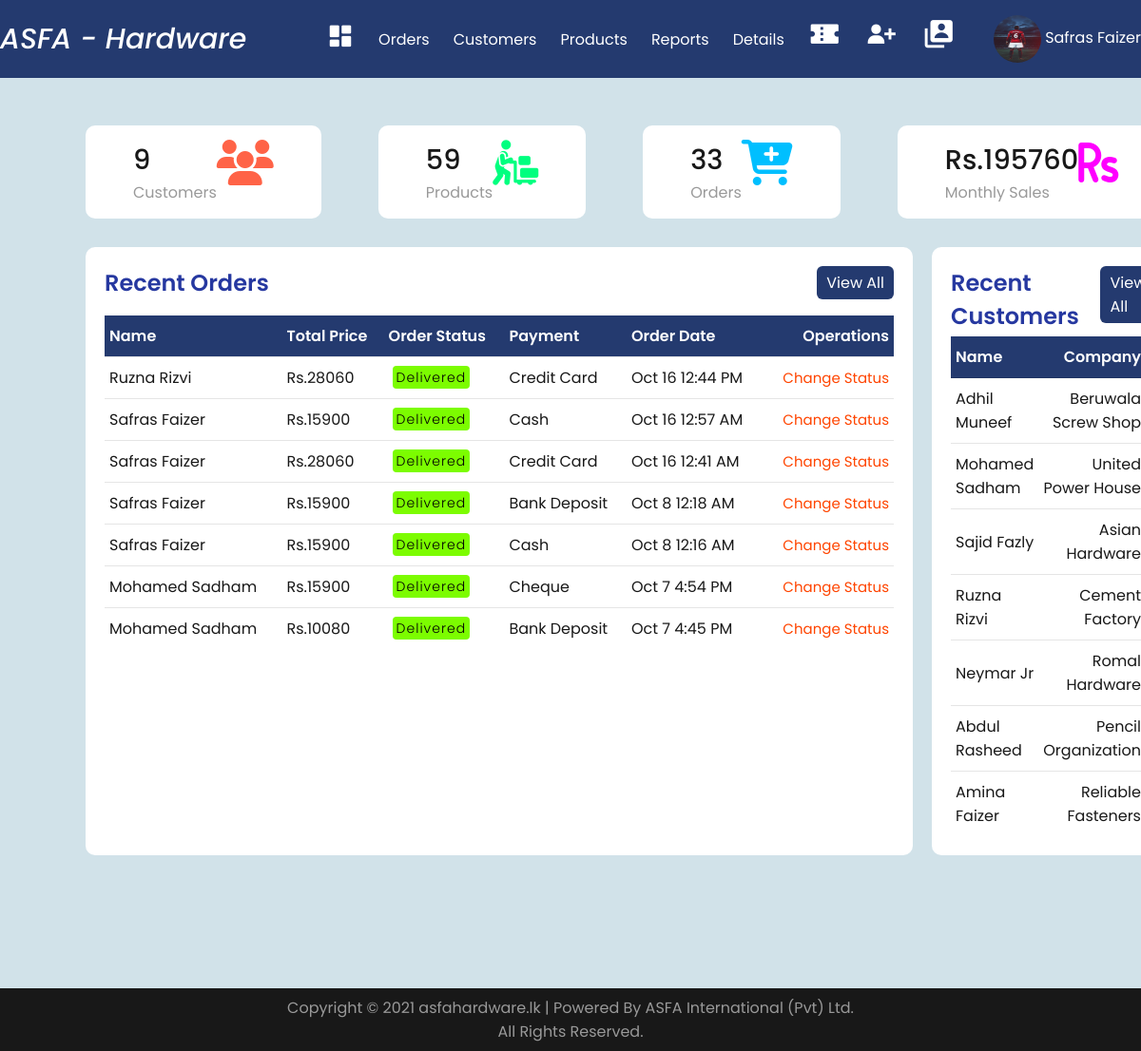
The page /Admin/Dashboard.php (signed in) on the database its author committed.
### tables this page shows
CREATE TABLE `orders` (
  `order_id` int(11) NOT NULL,
  `customer_id` int(11) NOT NULL,
  `total_price` decimal(40,0) NOT NULL,
  `order_status` varchar(70) NOT NULL,
  `payment_method` varchar(70) NOT NULL,
  `delivery_id` int(11) DEFAULT NULL,
  `delivery_address` varchar(500) NOT NULL,
  `payment_image` varchar(900) DEFAULT NULL,
  `order_datetime` datetime NOT NULL DEFAULT current_timestamp()
);

CREATE TABLE `customer` (
  `customer_id` int(11) NOT NULL,
  `name` text NOT NULL,
  `mobile_number` char(100) NOT NULL,
  `email` varchar(55) NOT NULL,
  `company` varchar(40) NOT NULL,
  `address` varchar(500) NOT NULL,
  `address2` varchar(400) NOT NULL,
  `city` varchar(70) NOT NULL,
  `zipcode` int(60) NOT NULL,
  `password` varchar(55) NOT NULL,
  `status` varchar(100) NOT NULL,
  `Registered_Time` datetime NOT NULL DEFAULT current_timestamp()
);

### Admin/Dashboard.php (the view, shortened to what this page needs)
<?php
include_once("Includes/connect.php");
?>
<html>
<head>
<?php include 'Includes/Navigation.php'; ?>
<link rel="stylesheet" type="text/css" href="your_website_domain/css_root/flaticon.css">
<link rel="stylesheet" href="https://cdn.jsdelivr.net/npm/@fortawesome/fontawesome-free@5.15.3/css/fontawesome.min.css">
<link rel="stylesheet" href="./css/Style.css" />
<link rel="stylesheet" href="./css/flaticon.css" />
</head>
<body>
<div class="cardBox">
    <div class="card">
        <div>
            <?php
        $sql = "SELECT COUNT(customer_id) AS NumberOfCustomers FROM customer";
        $result = mysqli_query($conn, $sql);
        $row = mysqli_fetch_assoc($result);
        ?>
            <div class="numbers"><?php echo $row["NumberOfCustomers"] ?></div>
            <a href="../Admin/Customers.php" class="cardName">Customers</a>
        </div>
        <div class="iconBox">
        <i style="color: #FF6347;" class="fas fa-users"></i>
        </div>
    </div>
    <div class="card">
        <div>
        <?php
        $sql = "SELECT Count(product_id) AS TotalProducts FROM product;";
        $result = mysqli_query($conn, $sql);
        $row = mysqli_fetch_assoc($result);
        ?>
           <div class="numbers"><?php echo $row["TotalProducts"] ?></div>
           <a href="../Admin/Products.php" class="cardName">Products</a>
        </div>
        <div class="iconBox">
        <i style="color: #00FF7F;" class="flaticon-screws"></i>
        </div>
    </div>
    <div class="card">
        <div>
        <?php
        $sql = "SELECT COUNT(order_id) AS NumberOfOrders FROM orders";
        $result = mysqli_query($conn, $sql);
        $row = mysqli_fetch_assoc($result);
        ?>
            <div class="numbers"><?php echo $row["NumberOfOrders"] ?></div>
            <a href="../Admin/Orders.php" class="cardName">Orders</a>
        </div>
        <div class="iconBox">
        <i style="color: #00BFFF;" class="fas fa-cart-plus"></i>
        </div>
    </div>
    <div class="card">
        <div>
        <?php
        $sql = "SELECT SUM(total_price) AS Total FROM orders WHERE order_status = 'Delivered' Group by Month(order_datetime) desc";
        $result = mysqli_query($conn, $sql);
        $row = mysqli_fetch_assoc($result);
        ?>
            <div class="numbers">Rs.<?php echo $row["Total"] ?></div>
            <a href="Sales_Report.php" class="cardName">Monthly Sales</a>
        </div>
        <div class="iconBox">
        <i style="color: #FF00FF;" class="fas fa-rupee-sign"></i>
        </div>
    </div>
</div>
<div class="details">
     <div class="recentOrders">
       <div class="cardHeader">
           <h2>Recent Orders</h2>
           <a href="../Admin/Orders.php" class="btn">View All</a>
       </div>
       <table>
           <thead>
               <tr style="background: #243a6f;">
                   <td style="color: white;">Name</td>
                   <td style="color: white;">Total Price</td>
                   <td style="color: white;">Order Status</td>
                   <td style="color: white;">Payment</td>
                   <td style="color: white;">Order Date</td>
                   <td style="color: white;">Operations</td>
               </tr>
           </thead>
           <tbody>
           <?php
    $sql = "SELECT * FROM orders JOIN customer ON orders.customer_id=customer.customer_id ORDER BY `orders`.`order_id` DESC LIMIT 7";
    $result = mysqli_query($conn, $sql);
    if (mysqli_num_rows($result) > 0) {
        while($row = mysqli_fetch_assoc($result)) {
            ?>
         <tr>
            <td><?php echo $row["name"]?></td>
            <td>Rs.<?php echo $row["total_price"] ?></td>
            <td>
                <span class="status"><?php if($row["order_status"] == 'Cancelled'){?>
                <span style="background:#FF0000; border-radius: 4px; padding: 2px 4px;"><?php echo $row["order_status"] ?></span><?php } ?>
                <?php if($row["order_status"] == 'Delivered'){?>
                <span style="background:#7CFC00;  border-radius: 4px; padding: 2px 4px;"><?php echo $row["order_status"] ?></span><?php } ?>
                <?php if($row["order_status"] == 'Order Placed'){?>
                <span style="background:#00BFFF;  border-radius: 4px; padding: 2px 4px;"><?php echo $row["order_status"] ?></span><?php } ?></span>
            </td>
            <td><?php echo $row["payment_method"] ?></td>
            <td><?php echo date('M j g:i A', strtotime($row["order_datetime"]));?></td>
            <td><a href='Order_Process.php?id=<?php echo $row["order_id"] ?>'>Change Status</a>
        </tr>
               <?php
        }
      } else {
        echo "0 results";
      }
?>
           </tbody>
       </table>
     </div>
     <div class="recentCustomers">
     <div class="cardHeader">
           <h2>Recent Customers</h2>
           <a href="../Admin/Customers.php" class="btn">View All</a>
       </div>
       <table>
           <thead>
               <tr style="background: #243a6f;">
                   <td style="color: white;">Name</td>
                   <td style="color: white;">Company</td>
               </tr>
           </thead>
           <tbody>
           <?php
    $sql = "SELECT * FROM customer ORDER BY `customer`.`customer_id` DESC LIMIT 7";
    $result = mysqli_query($conn, $sql);
    if (mysqli_num_rows($result) > 0) {
        while($row = mysqli_fetch_assoc($result)) {
            ?>
               <tr>
               <td><?php echo $row["name"] ?></td>
            <td><?php echo $row["company"] ?></td>
               </tr>
               <?php
        }
      } else {
        echo "0 results";
      }
?>
           </tbody>
       </table>
     </div>
</div>
<br>
<?php include 'Includes/Footer.php'; ?>
</body>
</html>

### Admin/Includes/Navigation.php (shortened to what this page needs)
<?php
include_once("Includes/connect.php");
?>
<!DOCTYPE html>
<html lang="en">
<head>
  <link rel="stylesheet" href="https://cdn.jsdelivr.net/npm/boxicons@latest/css/boxicons.min.css" />
  <link rel="stylesheet" href="../Admin/CSS/Style.css" />
</head>
<body>
    <header id="home" class="header">
      <nav class="nav">
        <div class="navigation container">
          <div class="logo">
            <h1>ASFA - Hardware</h1>
          </div>
          <div class="menu">
            <ul class="nav-list">
            <li class="nav-item">
                <a href="Dashboard.php" class="nav-link icon"><i class='bx bxs-dashboard'></i></a>
              </li>
              <li class="nav-item">
                <a href="Orders.php" class="nav-link">Orders</a>
              </li>
              <li class="nav-item">
                <a href="Customers.php" class="nav-link">Customers</a>
              </li>
              <li class="nav-item">
                <a href="Products.php" class="nav-link">Products</a>
              </li>
              <li class="nav-item">
                <a href="Reports.php" class="nav-link">Reports</a>
              </li>
              <li class="nav-item">
                <a href="Delivery_Details.php" class="nav-link">Details</a>
              </li>
              <li class="nav-item">
                <a href="Coupon.php" class="nav-link icon"><i style="font-size:3.5rem;" class='bx bxs-coupon'></i></a>
              </li>
              <li class="nav-item">
                <a href="Create_Accounts.php" class="nav-link icon"><i style="font-size:3.5rem;" class='bx bxs-user-plus'></i></a>
              </li>
              <li class="nav-item">
                <a href="Admin_Profile.php" class="nav-link icon"><i style="font-size:3.5rem;" class='bx bxs-user-account'></i></a>
              </li>
              <li class="nav-item">
                <a href="#" class="nav-link"></a>
              </li>
              <div class="right">
              <ul>
              <li>
              <?php
              $a_id = $_SESSION['adminid'];
              $sql = "SELECT * FROM admin where admin_id='$a_id'";
              $result = mysqli_query($conn, $sql);
              while($row = mysqli_fetch_assoc($result)) {
              ?>
              <img src="../Admin/<?php echo  $row['admin_image'] ?>" alt="" class="avatar">
              <?php } ?>
              <span class="nav-link"><?php echo $_SESSION['admin'];?></span>
            </ul>
          </div>
        </div>
      </nav>
</body>
</html>

### Admin/CSS/Style.css (style rules this page uses)
*, *::before, *::after { margin: 0; padding: 0; box-sizing: inherit; }
html { box-sizing: border-box; font-size: 62.5%; }
body { font-family: 'Poppins', sans-serif; font-size: 1.6rem; font-weight: 400; background-color: #fff; color: #2638a0; position: relative; z-index: 1; }
h1,h2,h3,h4 { font-weight: 500; }
a { color: inherit; text-decoration: none; }
img { max-width: 100%; }
li { list-style-type: none; }
.container { max-width: 120rem; margin: 0 auto; }
.header { position: relative; width: 100%; min-height: 100vh; background-color: #d1e2e9; overflow: hidden; }
.nav { padding: 1.6rem 0; background-color: #243a6f; color: #ffffff; }
.navigation { display: flex; align-items: center; justify-content: space-between; }
.logo h1 { font-size: 3rem; font-style: italic; }
.nav-list { display: flex; align-items: center; }
.nav-item:not(:last-child) { margin-right: 0.5rem; }
.nav-link:link, .nav-link:visited { padding: 0.8rem 1rem; transition: all 300ms ease-in-out; }
.nav-link.icon { font-size: 3rem; }
.right ul li { position: relative; }
.avatar { vertical-align: middle; width: 50px; height: 50px; border-radius: 50%; }
.cardBox { position: relative; width: 100%; padding: 90px; display: grid; padding-top: 50px; padding-bottom: 30px; grid-template-columns: repeat(4,1fr); grid-gap: 60px; }
.cardBox .card { position: relative; background: #fff; padding: 15px 50px; display: flex; justify-content: space-between; cursor: pointer; border-radius: 10px; }
.cardBox .card .numbers { position: relative; font-size: 1.8em; font-weight: 500; color: #181818; }
.cardBox .card .cardName { color: #999; font-size: 1em; }
.cardBox .card .iconBox { font-size: 3em; color: #2638a0; }
.details { position: relative; width: 100%; padding: 90px; padding-top: 0; display: grid; grid-gap: 20px; grid-template-columns: repeat(2,1fr); }
.details .recentOrders { position: relative; min-height: 380px; background: #fff; padding: 20px; width: 870px; border-radius: 10px; }
.cardHeader { display: flex; justify-content: space-between; align-items: flex-start; margin-bottom: 2%; }
.cardHeader h2 { font-weight: 600; }
.btn { position: relative; padding: 5px 10px; background: #243a6f; color: #fff; text-decoration: none; border-radius: 6px; }
.details table { width: 100%; border-collapse: collapse; }
.details table thead td { font-weight: 600; padding-top: 100px; }
.details .recentOrders table tr { border-bottom: 1px solid rgba(0,0,0,0.1); }
.details .recentOrders table tbody tr:last-child { border-bottom: none; }
.details .recentOrders table tr td { padding: 9px 5px; color: #181818; }
.details .recentOrders table tr td a { color: orangered; font-size: 1.5rem; }
.details .recentOrders table thead tr td:last-child, .details .recentOrders table tbody tr td:last-child { text-align: right; }
.status { position: relative; padding: 2px 4px; color: rgb(0, 0, 0); border-radius: 4px; font-size: 14px; font-weight: 300; letter-spacing: 1px; }
.details .recentCustomers { position: relative; min-height: 380px; background: #fff; padding: 20px; border-radius: 10px; }
.details .recentCustomers .cardHeader { display: flex; justify-content: space-between; align-items: flex-start; margin-bottom: 2%; }
.details .recentCustomers table tr { border-bottom: 1px solid rgba(0,0,0,0.1); }
.details .recentCustomers table tbody tr:last-child { border-bottom: none; }
.details .recentCustomers table tr td { padding: 9px 5px; color: #181818; }
.details .recentCustomers table thead tr td:last-child, .details .recentCustomers table tbody tr td:last-child { text-align: right; }
.details .recentCustomers table thead tr td:nth-child(2), .details .recentCustomers table tbody tr td:nth-child(2) { text-align: right; padding-right: 20px; }

### rows shown on the page
orders: customer.name "Ruzna Rizvi", total_price "28060", order_status "Delivered", payment_method "Credit Card", order_datetime "Oct 16 12:44 PM"
orders: customer.name "Safras Faizer", total_price "15900", order_status "Delivered", payment_method "Cash", order_datetime "Oct 16 12:57 AM"
orders: customer.name "Safras Faizer", total_price "28060", order_status "Delivered", payment_method "Credit Card", order_datetime "Oct 16 12:41 AM"
orders: customer.name "Safras Faizer", total_price "15900", order_status "Delivered", payment_method "Bank Deposit", order_datetime "Oct 8 12:18 AM"
orders: customer.name "Safras Faizer", total_price "15900", order_status "Delivered", payment_method "Cash", order_datetime "Oct 8 12:16 AM"
orders: customer.name "Mohamed Sadham", total_price "15900", order_status "Delivered", payment_method "Cheque", order_datetime "Oct 7 4:54 PM"
orders: customer.name "Mohamed Sadham", total_price "10080", order_status "Delivered", payment_method "Bank Deposit", order_datetime "Oct 7 4:45 PM"
customer: name "Adhil Muneef", company "Beruwala Screw Shop"
customer: name "Mohamed Sadham", company "United Power House"
customer: name "Sajid Fazly", company "Asian Hardware"
customer: name "Ruzna Rizvi", company "Cement Factory"
customer: name "Neymar Jr", company "Romal Hardware"
customer: name "Abdul Rasheed", company "Pencil Organization"
customer: name "Amina Faizer", company "Reliable Fasteners"

### other values the page prints
$_SESSION['admin'] "Safras Faizer"
$row["NumberOfCustomers"] "9"
$row["TotalProducts"] "59"
$row["NumberOfOrders"] "33"
$row["Total"] "195760"
